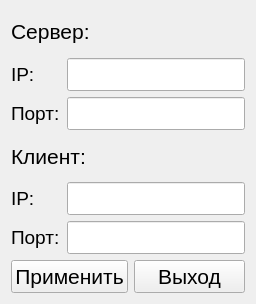
<?xml version="1.0" encoding="UTF-8"?>
<ui version="4.0">
 <class>ConnectionSettingsWidget</class>
 <widget class="QWidget" name="ConnectionSettingsWidget">
  <property name="geometry">
   <rect>
    <x>0</x>
    <y>0</y>
    <width>256</width>
    <height>304</height>
   </rect>
  </property>
  <property name="windowTitle">
   <string>Form</string>
  </property>
  <layout class="QVBoxLayout" name="verticalLayout">
   <item>
    <layout class="QVBoxLayout" name="server_layout">
     <item>
      <widget class="QLabel" name="s_header">
       <property name="font">
        <font>
         <pointsize>16</pointsize>
        </font>
       </property>
       <property name="text">
        <string>Сервер:</string>
       </property>
      </widget>
     </item>
     <item>
      <layout class="QHBoxLayout" name="s_ip_layout">
       <item>
        <widget class="QLabel" name="s_ip_label">
         <property name="minimumSize">
          <size>
           <width>50</width>
           <height>0</height>
          </size>
         </property>
         <property name="font">
          <font>
           <pointsize>14</pointsize>
          </font>
         </property>
         <property name="text">
          <string>IP:</string>
         </property>
        </widget>
       </item>
       <item>
        <widget class="QLineEdit" name="s_ip_edit">
         <property name="font">
          <font>
           <pointsize>16</pointsize>
          </font>
         </property>
        </widget>
       </item>
      </layout>
     </item>
     <item>
      <layout class="QHBoxLayout" name="s_port_layout">
       <item>
        <widget class="QLabel" name="s_port_label">
         <property name="minimumSize">
          <size>
           <width>50</width>
           <height>0</height>
          </size>
         </property>
         <property name="font">
          <font>
           <pointsize>14</pointsize>
          </font>
         </property>
         <property name="text">
          <string>Порт:</string>
         </property>
        </widget>
       </item>
       <item>
        <widget class="QLineEdit" name="s_port_edit">
         <property name="font">
          <font>
           <pointsize>16</pointsize>
          </font>
         </property>
        </widget>
       </item>
      </layout>
     </item>
    </layout>
   </item>
   <item>
    <layout class="QVBoxLayout" name="client_layout">
     <item>
      <widget class="QLabel" name="client_header">
       <property name="font">
        <font>
         <pointsize>16</pointsize>
        </font>
       </property>
       <property name="text">
        <string>Клиент:</string>
       </property>
      </widget>
     </item>
     <item>
      <layout class="QHBoxLayout" name="c_ip_layout">
       <item>
        <widget class="QLabel" name="c_id_label">
         <property name="minimumSize">
          <size>
           <width>50</width>
           <height>0</height>
          </size>
         </property>
         <property name="font">
          <font>
           <pointsize>14</pointsize>
          </font>
         </property>
         <property name="text">
          <string>IP:</string>
         </property>
        </widget>
       </item>
       <item>
        <widget class="QLineEdit" name="c_ip_edit">
         <property name="font">
          <font>
           <pointsize>16</pointsize>
          </font>
         </property>
        </widget>
       </item>
      </layout>
     </item>
     <item>
      <layout class="QHBoxLayout" name="c_port_layout">
       <item>
        <widget class="QLabel" name="c_port_label">
         <property name="minimumSize">
          <size>
           <width>50</width>
           <height>0</height>
          </size>
         </property>
         <property name="font">
          <font>
           <pointsize>14</pointsize>
          </font>
         </property>
         <property name="text">
          <string>Порт:</string>
         </property>
        </widget>
       </item>
       <item>
        <widget class="QLineEdit" name="c_port_edit">
         <property name="font">
          <font>
           <pointsize>16</pointsize>
          </font>
         </property>
        </widget>
       </item>
      </layout>
     </item>
    </layout>
   </item>
   <item>
    <layout class="QHBoxLayout" name="horizontalLayout">
     <item>
      <widget class="QPushButton" name="accept_Btn">
       <property name="font">
        <font>
         <pointsize>16</pointsize>
        </font>
       </property>
       <property name="text">
        <string>Применить</string>
       </property>
      </widget>
     </item>
     <item>
      <widget class="QPushButton" name="exit_Btn">
       <property name="font">
        <font>
         <pointsize>16</pointsize>
        </font>
       </property>
       <property name="text">
        <string>Выход</string>
       </property>
      </widget>
     </item>
    </layout>
   </item>
  </layout>
 </widget>
 <resources/>
 <connections/>
</ui>
